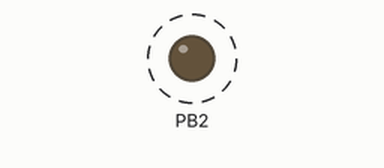
Simulated run of this program. Board: ATmega328P, built with avr-gcc and emulated at 16 MHz. Parts: output pins drawn as LEDs (lit = HIGH). Dashed ring = blinking.

Above: at 0.2 s.
Timing chart, 0 to 3.0 s (numbered marks = the images above):
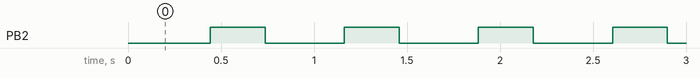

Measured:
- by itself, PB2: alternates HIGH for 0.29 s and LOW for 0.43 s

The program:

main.c
```c
/*
 * 1a.c
 */

#define F_CPU 16000000UL				//clock runs at 16 MHz
#include <avr/io.h>
#include<util/delay.h>

int main()
{
	int overflow = 0;					//initialize overflow
    DDRB |= (1 << DDB2);				//PB2 as output
	TCCR0A = 0;
	TCNT0 = 0x00;						//start timer
	TCCR0B = (1 << CS02) | (1 << CS00);	//pre-scaler = 1024


	while (1){
		while ((TIFR0 & 0x01) == 0);	//detects overflow
		TCNT0 = 0x00;					//resets counter
		TIFR0 = 0x01;					//reset overflow flag
		overflow++;						//inc overflow
		if (overflow <= 26)				//led on
			PORTB = (0 << DDB2);
			else PORTB = (1 << DDB2);
		if (overflow == 44) {
			overflow = 0;				//turns off led
		}
	}
}
```
